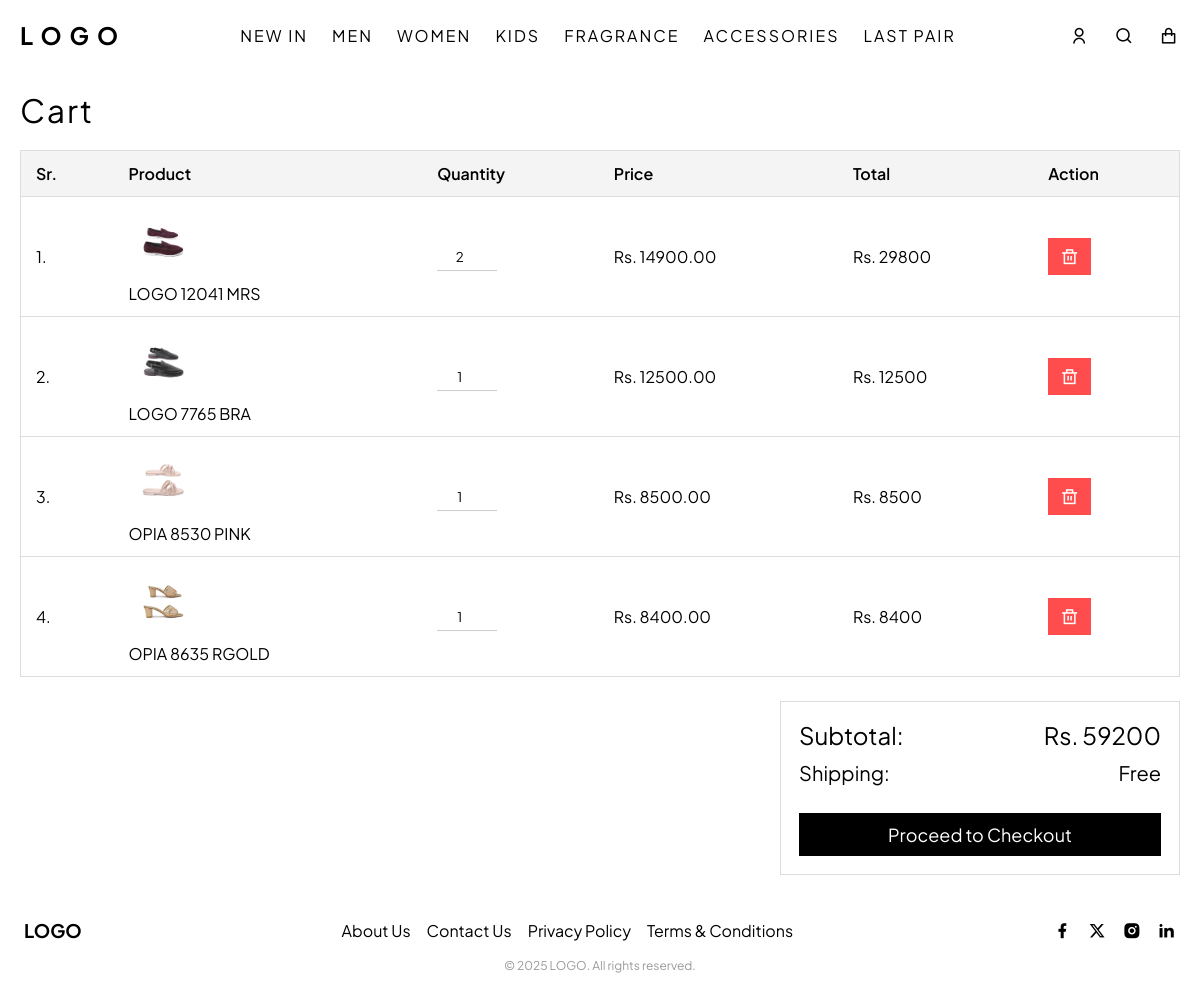
The app's page /cart/ (signed in) with its own data.
### cart/models.py (models this page shows)
class CartItem(models.Model):
    cart = models.ForeignKey(Cart, related_name='items', on_delete=models.CASCADE)
    product = models.ForeignKey(Product, on_delete=models.CASCADE)
    variant = models.ForeignKey(ProductVariant, null=True, blank=True, on_delete=models.SET_NULL)
    quantity = models.PositiveIntegerField(default=1)
    @property
    def total_price(self):
        return self.quantity * self.product.price

### products/models.py (models this page shows, shortened)
class Product(models.Model):
    title = models.CharField(max_length=255)
    slug = models.SlugField(unique=True, blank=True)
    description = models.TextField(blank=True)
    categories = models.ManyToManyField(Category, related_name='products')
    price = models.DecimalField(max_digits=10, decimal_places=2)
    compare_price = models.DecimalField(max_digits=10, decimal_places=2, null=True, blank=True)
    is_active = models.BooleanField(default=True)
    on_sale = models.BooleanField(default=False)
    discounted_price = models.DecimalField(max_digits=10, decimal_places=2, null=True, blank=True)
    created_at = models.DateTimeField(auto_now_add=True)
    inventory = models.IntegerField(default=0)  # simple
    sku = models.CharField(max_length=64, blank=True, null=True)

class ProductImage(models.Model):
    product = models.ForeignKey(Product, related_name='images', on_delete=models.CASCADE)
    image = models.ImageField(upload_to='products/%Y/%m/')
    alt = models.CharField(max_length=255, blank=True)

### cart/views.py (the view)
# urls.py: path("", views.cart_view, name="cart_view"),
@login_required
def cart_view(request):
    cart, created = Cart.objects.get_or_create(user=request.user)
    items = cart.items.all()
    subtotal = sum(i.total_price for i in items)
    context = {
        'cart': cart,
        'items': items,
        'subtotal': subtotal
    }
    return render(request, 'cart.html', context)

### cart/templates/cart.html (shortened to what this page needs)
{% extends "layout.html" %} {% load static %} {% block extra_head %}
<link rel="stylesheet" href="{% static 'cart/cart.css' %}" />
{% endblock %} {% block content %}
<main>
  <section class="container">
    <h1>Cart</h1>
    {% if cart.items.exists %}
    <table id="cart-table">
      <thead>
        <tr>
          <th>Sr.</th>
          <th>Product</th>
          <th>Quantity</th>
          <th>Price</th>
          <th>Total</th>
          <th>Action</th>
        </tr>
      </thead>
      <tbody>
        {% for item in cart.items.all %}
        <tr data-item-id="{{ item.id }}">
          <td>{{ forloop.counter }}.</td>
          <td class="product-info">
            <img
              src="{{ item.product.images.first.image.url }}"
              alt="{{ item.product.title }}"
              width="70"
              height="70"
              style="object-fit: contain"
            />
            <p>{{ item.product.title }}</p>
          </td>
          <td class="quantity">
            <input
              type="number"
              min="1"
              value="{{ item.quantity }}"
              data-item-id="{{ item.id }}"
              class="quantity-input"
            />
          </td>
          <td>Rs. {{ item.product.price }}</td>
          <td class="item-total">Rs. {{ item.total_price | floatformat }}</td>
          <td>
            <a href="{% url 'cart:remove_from_cart' item.id %}">
              <button class="remove-button" data-item-id="{{ item.id }}">
                <i class="ri-delete-bin-line"></i>
              </button>
            </a>
          </td>
        </tr>
        {% endfor %}
      </tbody>
    </table>
    <div class="cart-summary">
      <p class="subtotal">
        Subtotal:
        <span class="subtotal-value">Rs. {{ subtotal|floatformat }}</span>
      </p>
      <p class="shipping">Shipping: <span>Free</span></p>
      <a href="{% url 'orders:checkout' %}" class="checkout-button">
        Proceed to Checkout
      </a>
    </div>
    {% endif %}
  </section>
</main>
{% endblock %}

### static/css/style.css (style rules this page uses)
* { margin: 0; padding: 0; box-sizing: border-box; font-family: "Plus Jakarta Sans", sans-serif; }
html, body { width: 100%; height: 100%; scroll-behavior: smooth; }
.container { max-width: 1200px; margin: 0 auto; padding: 0 20px; }
a { text-decoration: none; color: inherit; }
i { cursor: pointer; font-size: 18px; }
button { cursor: pointer; border: none; background: #000; color: #fff; padding: 8px 16px; border-radius: 6px; font-size: 16px; font-weight: 600; transition: background 0.3s ease; }

### cart/static/cart/cart.css (style rules this page uses)
.container { padding: 20px; min-height: 100vh; position: relative; }
.container h1 { font-size: 32px; letter-spacing: 2px; margin-bottom: 20px; font-weight: 400; }
table { width: 100%; border-collapse: collapse; border: 1px solid #ddd; }
th, td { padding: 12px 15px; text-align: left; border-bottom: 1px solid #ddd; }
th { background-color: #f4f4f4; font-weight: 600; }
.quantity > input { width: 60px; padding: 5px; text-align: center; border: none; border-bottom: 1px solid #ccc; outline: none; }
.remove-button { background-color: #ff4d4d; color: white; border: none; padding: 8px 12px; cursor: pointer; border-radius: 0; font-weight: 100; }
.cart-summary { font-weight: 400; font-size: 20px; margin-top: 24px; margin-left: auto; display: block; max-width: 400px; border: 1px solid #ddd; padding: 18px; }
.cart-summary .subtotal { font-size: 24px; margin-bottom: 10px; }
.cart-summary p { display: flex; justify-content: space-between; align-items: center; margin-bottom: 10px; }
.cart-summary .checkout-button { display: inline-block; padding: 10px 20px; background-color: #000; color: white; text-decoration: none; margin-top: 18px; font-size: 18px; width: 100%; text-align: center; }

### records on screen
CartItem: product.images.first.image (picture), product "LOGO 12041 MRS", quantity "2", product.price "14900.00", total_price "29800"
CartItem: product.images.first.image (picture), product "LOGO 7765 BRA", quantity "1", product.price "12500.00", total_price "12500"
CartItem: product.images.first.image (picture), product "OPIA 8530 PINK", quantity "1", product.price "8500.00", total_price "8500"
CartItem: product.images.first.image (picture), product "OPIA 8635 RGOLD", quantity "1", product.price "8400.00", total_price "8400"

### other values on screen
{{ subtotal|floatformat }} "59200"
